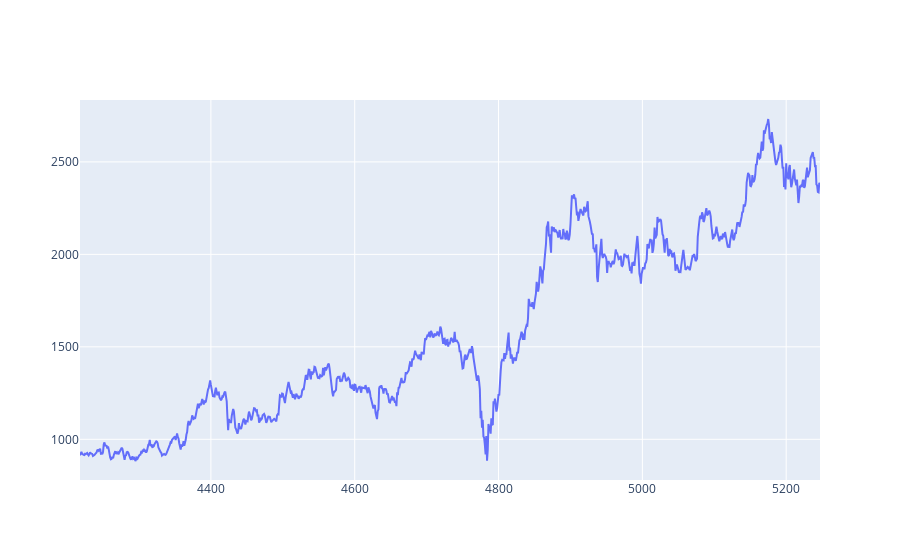

The code cell stored with this chart in its notebook:
### Code cell
fig = go.Figure()
fig.add_trace(go.Scatter(x=data.index[-len(x_test):], y=data['close'][-len(x_test):], mode='lines', name='closing price'))

### Figure 1 — Plotly figure (JSON) as saved in the notebook; plotly's stock layout.template omitted (floating-point values rounded to 4 significant figures; data arrays with more than 128 entries replaced by an {"elided": "..."} marker saying what was removed)
{"data": [{"mode": "lines", "name": "closing price", "type": "scatter", "x": {"elided": "1030 int values"}, "y": {"elided": "1030 float values"}}], "layout": {}}
